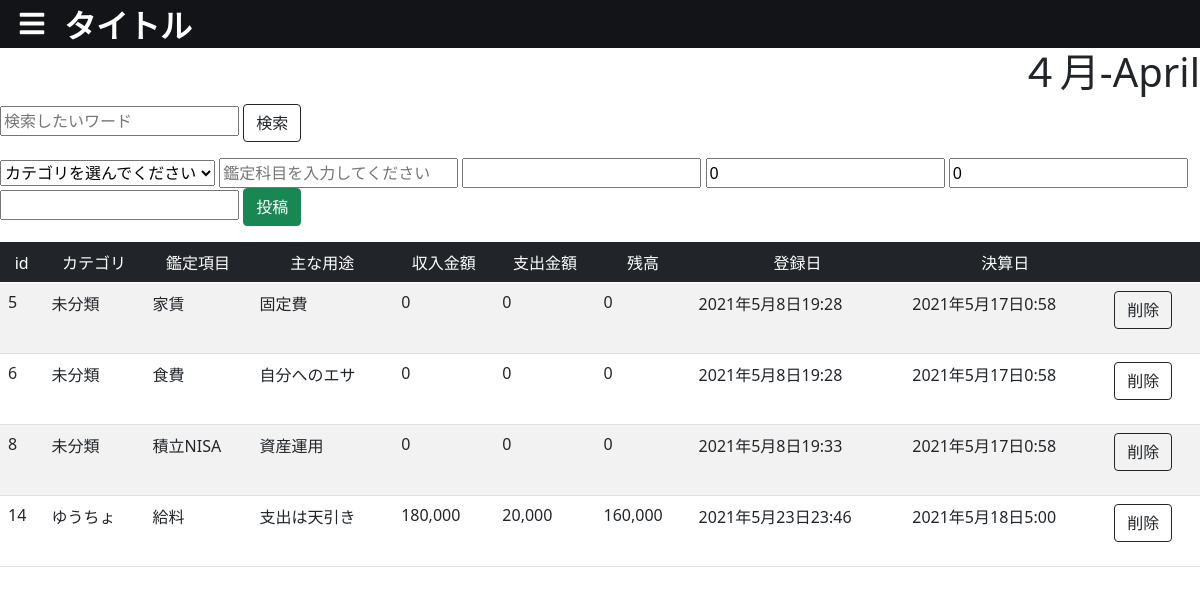
Page / (signed in) on the earlier database version.
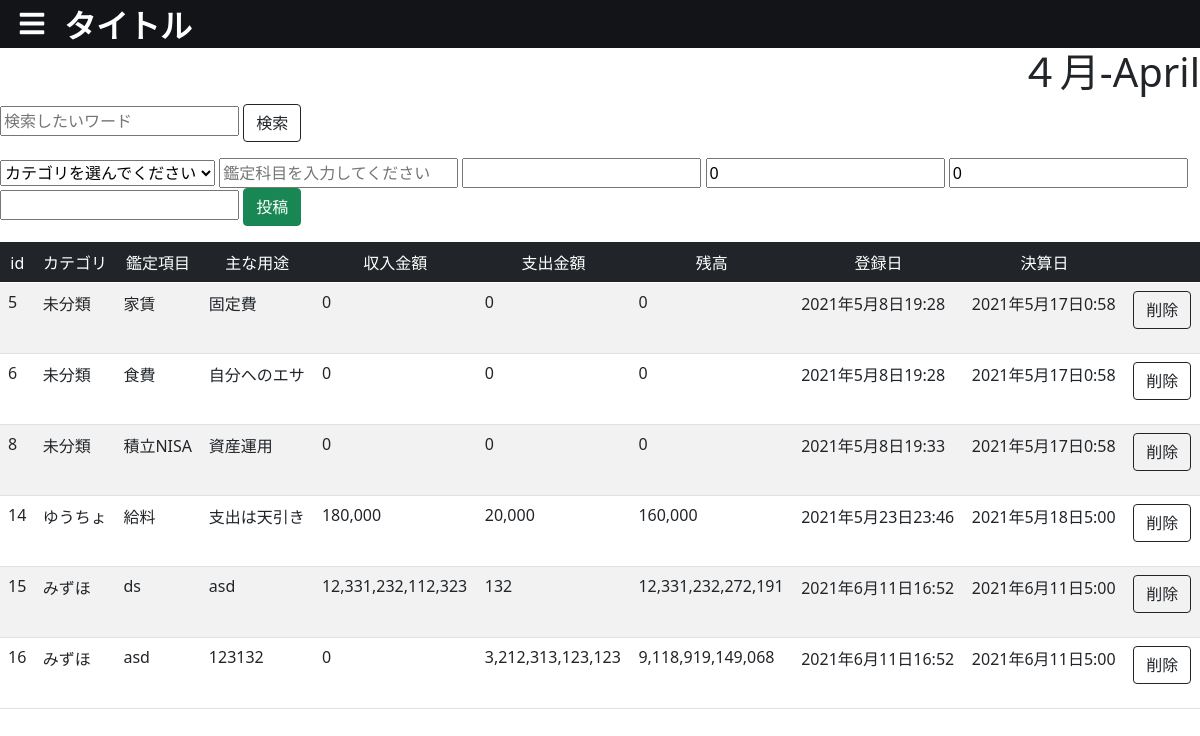
Same page on the later database version.
### bbs/models.py (models this page shows, shortened)
class Topic(models.Model):
    class Meta:
        db_table = "topic"
    category = models.ForeignKey(Category,verbose_name="カテゴリ",on_delete=models.CASCADE,blank=True, null=True)
    title = models.CharField(verbose_name="タイトル", max_length=100, default="")
    comment = models.CharField(verbose_name="コメント", blank=True, max_length=2000)
    income = models.IntegerField(verbose_name="収入",default=0)
    spending = models.IntegerField(verbose_name="支出",default=0)
    dt = models.DateTimeField(verbose_name="投稿日", default=timezone.now)
    pay_dt  =  models.DateTimeField(verbose_name="決済日")

class Category(models.Model):
    class Meta:
        db_table = "category"
    name = models.CharField(verbose_name="カテゴリ名",max_length=100)
    dt =models.DateTimeField(verbose_name="追加日", default=timezone.now)

### bbs/views.py (the view, shortened to what this page needs)
class BbsView(LoginRequiredMixin,View):
    def get(self, request, *args, **kwargs):
        categories  = Category.objects.all()
        if "search" in request.GET:
            if request.GET["search"] == "" or request.GET["search"].isspace():
                return redirect("bbs:index")
            search      = request.GET["search"].replace(" ","　")
            search_list =search.split(" ")
            query       = Q()
            for word in search_list:
                query &= Q(title__contains=word)
            topics  = Topic.objects.filter(query)
        else:
            topics  = Topic.objects.all()
        topics      = list(topics.values())
        total           = 0
        for topic in topics:
            total           = total + int(topic["income"]) - int(topic["spending"])
            topic["total"]  = total
            if topic["category_id"]:
                category            = Category.objects.filter(id=topic["category_id"]).first()
                topic["category"]   = category.name
        chobos = []
        context = {"chobos":chobos,
                   "balances":topics,
                   "categories":categories,
                   }
        return render(request,"bbs/index.html",context)

### templates/bbs/index.html (shortened to what this page needs)
{% load static %}
{% load table %}
<html xmlns="http://www.w3.org/1999/html">
<head>
    <link href="https://cdn.jsdelivr.net/npm/bootstrap@5.0.0-beta1/dist/css/bootstrap.min.css" rel="stylesheet">
    <link rel="stylesheet" href="https://cdn.jsdelivr.net/npm/flatpickr/dist/flatpickr.min.css">
    <link rel="stylesheet" href="{% static 'bbs/css/style.css' %}">
    <link rel="stylesheet" href="{% static 'common/css/fontawesome/all.css' %}">
</head>
<body>
    <header>
        <div class="left_header">
        <label class="l_sidebar_label" for="l_sidebar">
                <i class="fas fa-bars"></i>
            </label>
            <a class="header_link" href="{% url 'bbs:index' %}"><h1>タイトル</h1></a>
        </div>
    </header>
    <main>
        <h1 style="text-align: right">４月-April</h1>
        <form action="" method="get">
            <input type="text" name="search" placeholder="検索したいワード" value="{{ request.GET.search }}">
            <input type="submit" class="btn btn-outline-dark" value="検索">
        </form>
        <form action="" method="post">
            <select name="category">
                <option value="">カテゴリを選んでください</option>
            </select>
            <input type="text" name="title" placeholder="鑑定科目を入力してください" required>
            <input type="text" name="comment" placeholder="主な用途を入力してください" value=" ">
            <input type="number" name="income" placeholder="収入金額を入力してください"value="0">
            <input type="number" name="spending" placeholder="支出金額を入力してください"value="0">
            <input id="pay_dt" type="text" name="pay_dt" readonly>
            <input class="btn btn-success" type="submit" value="投稿">
        </form>
        {% include "bbs/table.html" %}
    </main>
</body>
</html>

### templates/bbs/table.html (shortened to what this page needs)
{% load humanize %}
<table class="table table-striped">
    <thead class="table-dark">
        <tr>
            <td class="text-center">id</td>
            <td class="text-center">カテゴリ</td>
            <td class="text-center">鑑定項目</td>
            <td class="text-center">主な用途</td>
            <td class="text-center">収入金額</td>
            <td class="text-center">支出金額</td>
            <td class="text-center">残高</td>
            <td class="text-center">登録日</td>
            <td class="text-center">決算日</td>
            <td></td>
        </tr>
    </thead>
    <tbody>
    {% for balance in balances %}
    <tr>
        <td>{{ balance.id }}</td>
        <td>{{ balance.category|default:"未分類" }}</td>
        <td>{{ balance.title }}</td>
        <td>{{ balance.comment }}</td>
        <td>{{ balance.income|default:"0"|intcomma }}</td>
        <td>{{ balance.spending|default:"0"|intcomma }}</td>
        <td>{{ balance.total|default:"0"|intcomma }}</td>
        <td>{{ balance.dt }}</td>
        <td>{{ balance.pay_dt }}</td>
        <td>
           <form action="{% url 'bbs:delete' balance.id %}" method="POST">
               <input class="btn btn-outline-dark" type="submit" value="削除">
           </form>
        </td>
    </tr>
    {% endfor %}
    </tbody>
</table>

### static/bbs/css/style.css (style rules this page uses)
body { background-image: url('ookamikun1.png'); }
html,body { overflow-x: hidden; margin:0; }
a { color:inherit; text-decoration:none; }
.left_header { width:100%; height:3rem; position:fixed; z-index:99; background:#131417; color:white; display:flex; align-items:center; overflow:hidden; }
.header_link { color:white; margin-left:0.5rem; }
.left_header h1 { font-size:2rem; font-weight:bold; line-height:normal; margin:0; }
.l_sidebar_label { position:relative; margin-left:0.5rem; margin-bottom:0; width:3rem; height:2rem; z-index:100; cursor:pointer; transition:0.2s; }
.l_sidebar_label i { position:absolute; top:50%; left:50%; transform:translate(-50%,-50%); font-size:1.75rem; color:white; }
.l_sidebar_label i.fa-bars { display:block; }
main { margin-top:3rem; }

Differences in the rows shown:
added Topic: id "15", category "みずほ", title "ds", comment "asd", income "12,331,232,112,323", spending "132", total "12,331,232,272,191", dt "2021年6月11日16:52", pay_dt "2021年6月11日5:00"
added Topic: id "16", category "みずほ", title "asd", comment "123132", income "0", spending "3,212,313,123,123", total "9,118,919,149,068", dt "2021年6月11日16:52", pay_dt "2021年6月11日5:00"
